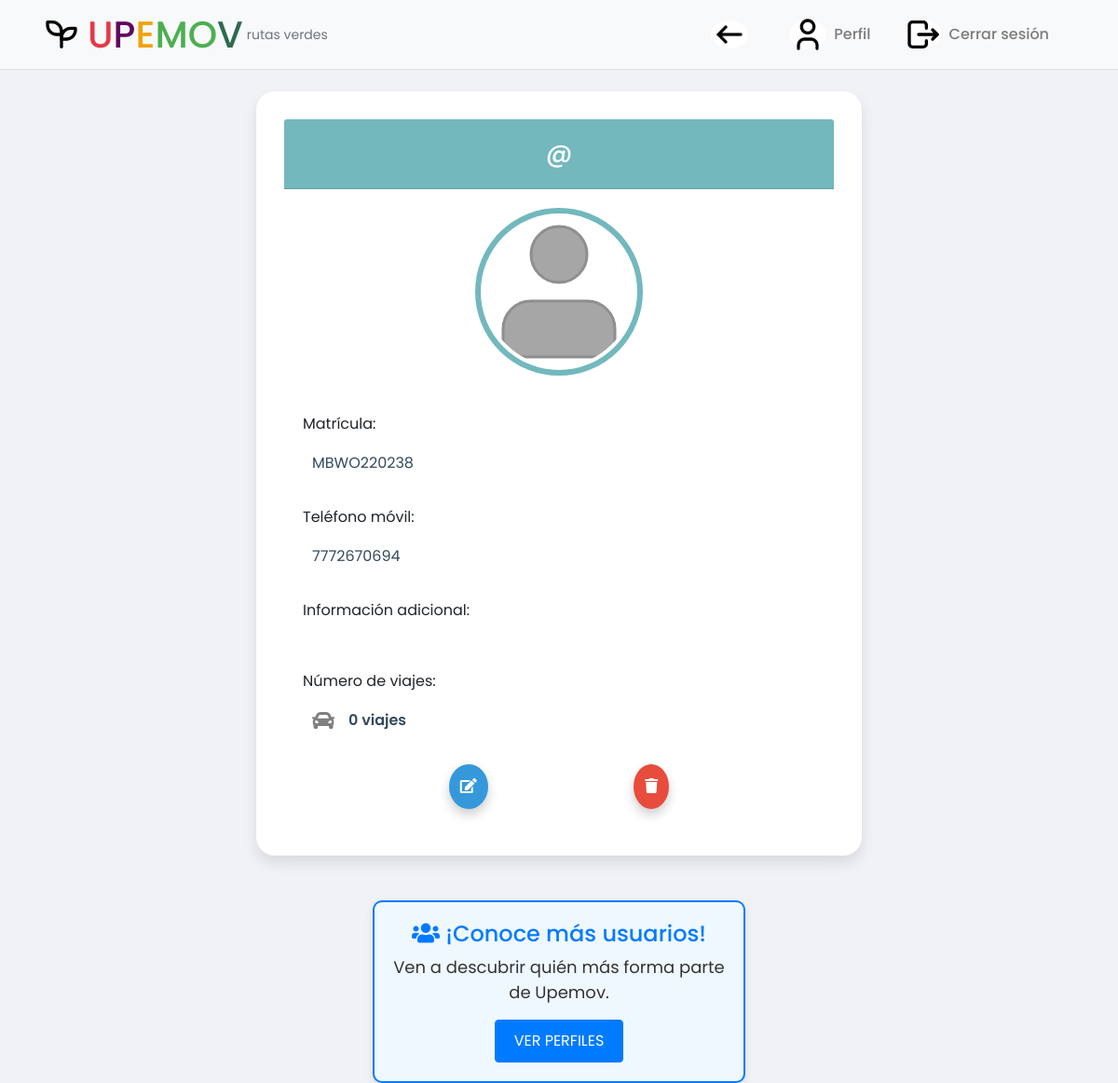
The app's page /view/perfil/verificar_perfil_c.php (signed in), older data.
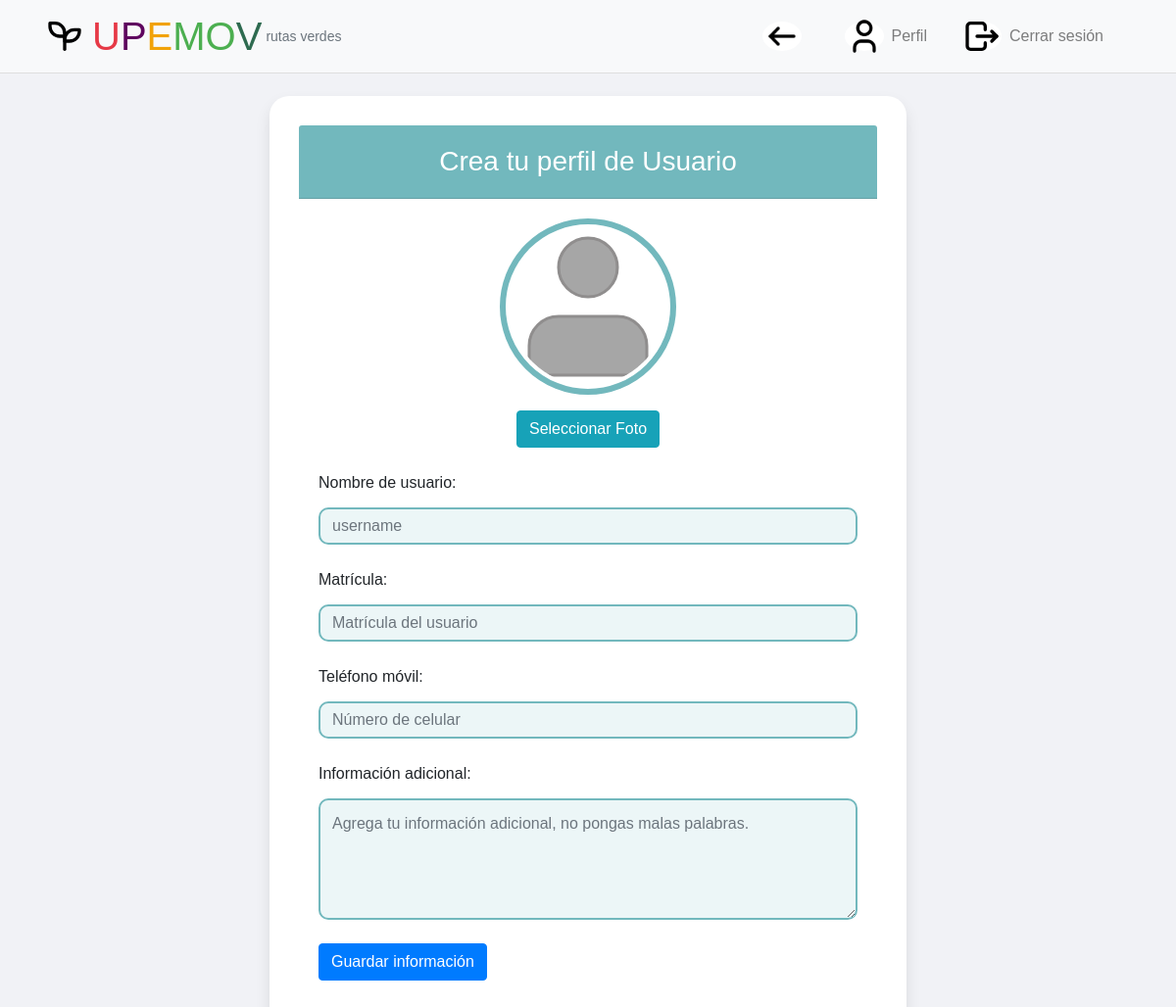
The same page, newer data.
### tables this page shows
CREATE TABLE perfiles (
    id INT NOT NULL AUTO_INCREMENT PRIMARY KEY,
    idAlumno INT NOT NULL,
    nombreUser TEXT NULL,
    matricula TEXT NULL,
    telefono TEXT NOT NULL,
    valoracion ENUM('1', '2', '3', '4', '5') NULL,
    viajes INT NULL,
    informacion TEXT NULL,
    imagen VARCHAR(255) NULL,
    FOREIGN KEY (idAlumno) REFERENCES usuarios(id) 
    ON DELETE CASCADE 
    ON UPDATE CASCADE
);

### view/perfil/mostrarperfil_c.php (the view, shortened to what the changed rows need)
<?php
include '../conductor/header_conductor.php';
?>
<!DOCTYPE html>
<html lang="es">
<head>
    <link href="https://stackpath.bootstrapcdn.com/bootstrap/4.5.2/css/bootstrap.min.css" rel="stylesheet">
    <link href="https://cdnjs.cloudflare.com/ajax/libs/font-awesome/5.15.4/css/all.min.css" rel="stylesheet">
    <link href="../../public/css/perfil.css" rel="stylesheet">
</head>
<body>
    <div class="container mt-5">
        <div class="card">
            <div class="card-header text-center">
                <h2>@<?php echo htmlspecialchars($userData['nombreUser']); ?></h2>
            </div>
            <div class="card-body">
                <div class="text-center mb-4">
                    <?php
                    if (!empty($userData['imagen'])) {
                        echo '<img id="fotoPerfil" src="../' . htmlspecialchars($userData['imagen']) . '" alt="Foto de Perfil" class="img-thumbnail mb-3">';
                    } else {
                        echo '<img id="fotoPerfil" src="../../public/img/perfil.svg" alt="Foto de Perfil" class="img-thumbnail mb-3">';
                    }
                    ?>
                </div>
                <div class="form-group">
                    <label>Matrícula:</label>
                    <p class="profile-info" id="matriculaUsuario"><?php echo htmlspecialchars($userData['matricula']); ?></p>
                </div>
                <div class="form-group">
                    <label>Teléfono móvil:</label>
                    <p class="profile-info" id="telefonoUsuario"><?php echo htmlspecialchars($userData['telefono']); ?></p>
                </div>
                <div class="form-group">
                    <label>Información adicional:</label>
                    <p class="profile-info" id="infoUsuario"><?php echo htmlspecialchars($userData['informacion']); ?></p>
                </div>
                <div class="form-group">
                    <label>Número de viajes:</label>
                    <div class="profile-info" id="viajesUsuario">
                        <i class="fas fa-car cart-icon"></i>
                        <span><?php echo htmlspecialchars($userData['viajes']); ?> viajes</span>
                    </div>
                </div>
                <div class="icon-buttons">
                    <a href="update_perfil_c.php?idAlumno=<?php echo  $idAlumno; ?>"  class="edit" title="Editar perfil">
                        <i class="fas fa-edit"></i>
                    </a>
                    <a href="../../controller/delete_perfil.php?idAlumno=<?php echo $idAlumno; ?>" class="delete" title="Eliminar perfil" onclick="return confirm('¿Estás seguro de que deseas eliminar este perfil?');">
                        <i class="fas fa-trash"></i>
                    </a>
                </div>
            </div>
        </div>
    </div>
    <div class="container mt-5">
        <div class="other-profiles-container">
            <h3><i class="fas fa-users"></i> ¡Conoce más usuarios!</h3>
            <p>Ven a descubrir quién más forma parte de Upemov.</p>
            <a href="perfiles_c.php" class="btn btn-info">
                Ver perfiles
            </a>
        </div>
    </div>
</body>
</html>

### view/perfil/crearmiperfilconductor.php (shortened to what the changed rows need)
<?php
include '../conductor/header_conductor.php'
?>
<!DOCTYPE html>
<html lang="es">
<head>
    <link href="https://stackpath.bootstrapcdn.com/bootstrap/4.5.2/css/bootstrap.min.css" rel="stylesheet">
    <link href="../../public/css/perfil.css" rel="stylesheet">
</head>
<body>
    <div class="container mt-5">
        <div class="card">
            <div class="card-header text-center">
                <h2>Crea tu perfil de Usuario</h2>
            </div>
            <div class="card-body">
                <form action="../../controller/alta_perfil_c.php" method="POST" enctype="multipart/form-data" id="perfilForm" onsubmit="validarFormulario(event)">
                    <div class="form-group text-center">
                        <img id="fotoPerfil" src="../../public/img/perfil.svg" alt="Foto de Perfil" class="img-thumbnail mb-3">
                        <div class="custom-file text-center">
                            <label for="uploadFoto" class="btn btn-info upload-btn">Seleccionar Foto</label>
                        </div>
                    </div>
                    <div class="form-group">
                        <label for="nombre">Nombre de usuario:</label>
                        <input type="text" id="nombre" name="nombre" class="form-control" placeholder="username">
                    </div>
                    <div class="form-group">
                        <label for="matricula">Matrícula:</label>
                        <input type="text" id="matricula" name="matricula" class="form-control" placeholder="Matrícula del usuario">
                    </div>
                    <div class="form-group">
                        <label for="cel">Teléfono móvil:</label>
                        <input type="tel" id="cel" name="telefono" class="form-control" placeholder="Número de celular">
                    </div>
                    <div class="form-group">
                        <label for="info">Información adicional:</label>
                        <textarea id="info" name="informacion" class="form-control" rows="4" placeholder="Agrega tu información adicional, no pongas malas palabras."></textarea>
                    </div>
                    <button id="guardar" type="submit" class="btn btn-primary">Guardar información</button>
                </form>
            </div>
        </div>
    </div>
</body>
</html>

Row changes from the older to the newer data that the page shows:
removed perfiles: matricula "MBWO220238", telefono "7772670694", viajes "0"
Text that changed along with them:
text no longer shown: "@ Número de viajes: viajes ¡Conoce más usuarios! Ven a descubrir quién más forma parte de Upemov. VER PERFILES"
text now shown: "Crea tu perfil de Usuario Seleccionar Foto Nombre de usuario: Guardar información"
